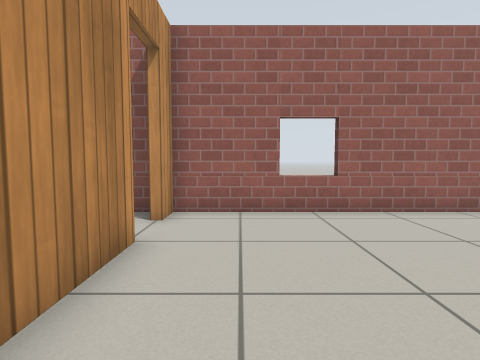
[1] (above)

24 first-person views from a walk through a world built for the Gazebo simulator. The camera is 0.72 m above the floor, tilts 4° down and sees 80° across. The floor is counted in squares, 0.5 m on a side. Each view is taken from the middle of a square. On the plan, view 1 faces up. The plan holds only what a view shows up to about 14 squares ahead; the rest is blank. The place goes on beyond the plan. Gazebo's built-in surfaces are drawn with simple patterns.

[2]
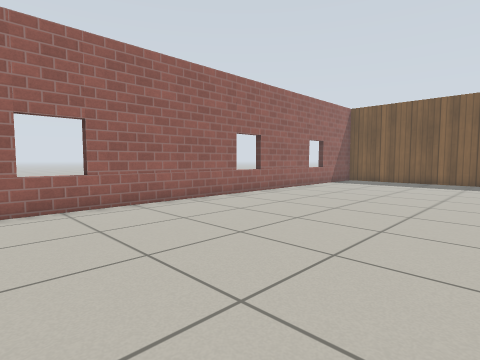

[3]
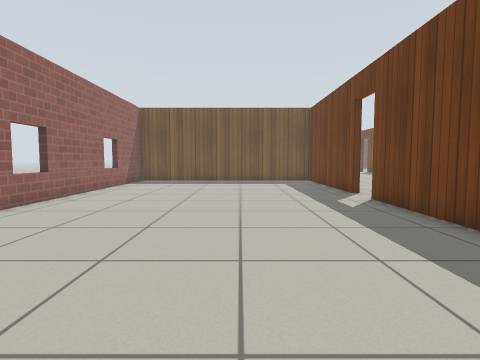

[4]
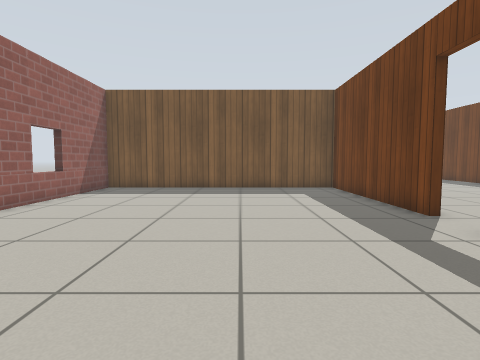

[5]
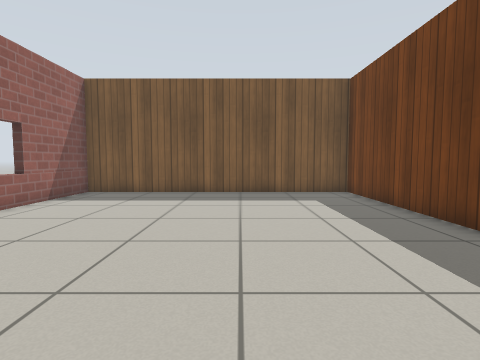

[6]
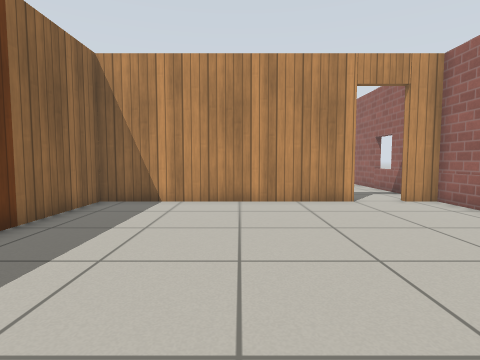

[7]
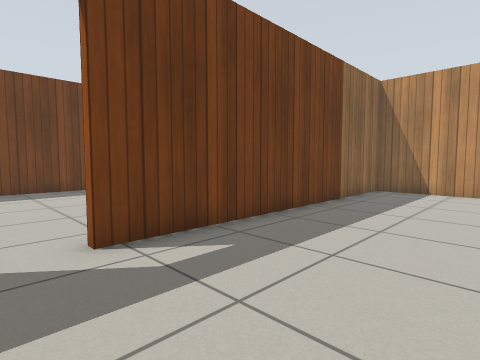

[8]
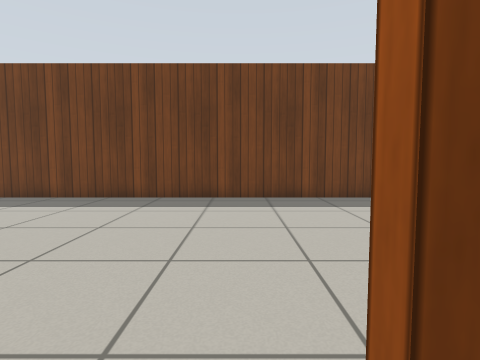

[9]
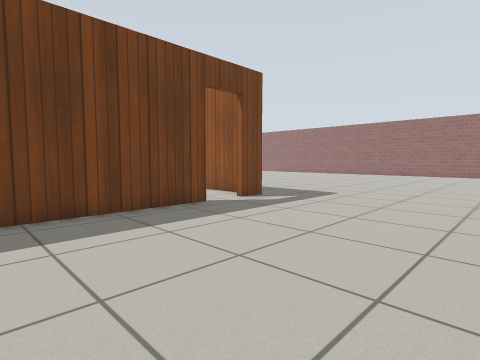

[10]
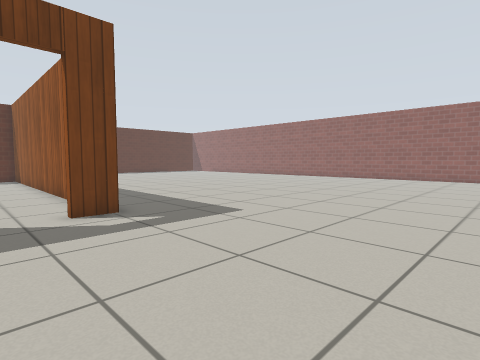

[11]
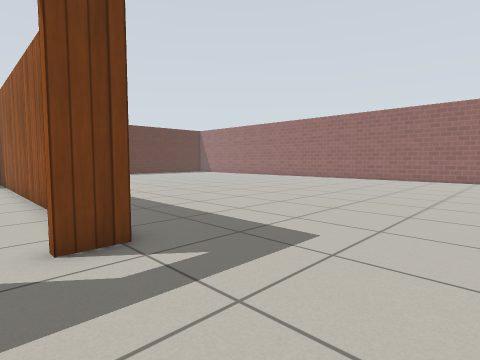

[12]
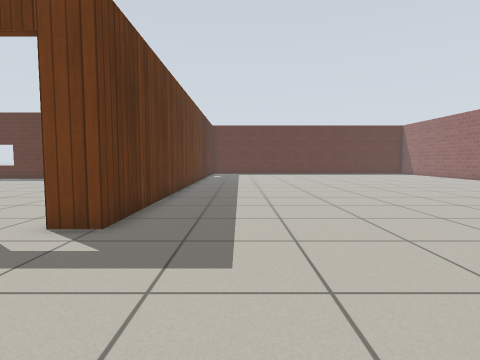

[13]
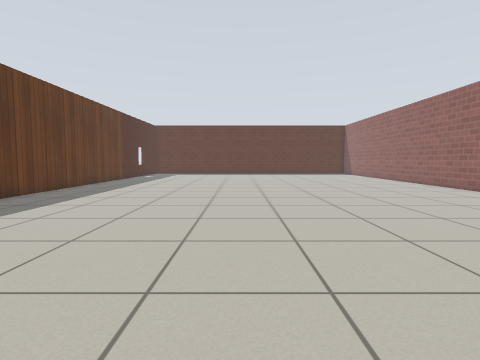

[14]
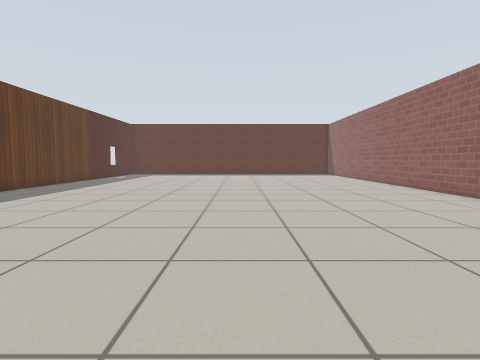

[15]
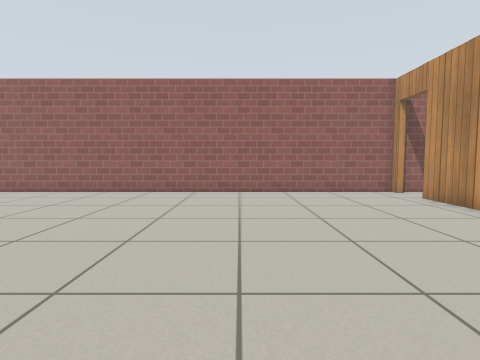

[16]
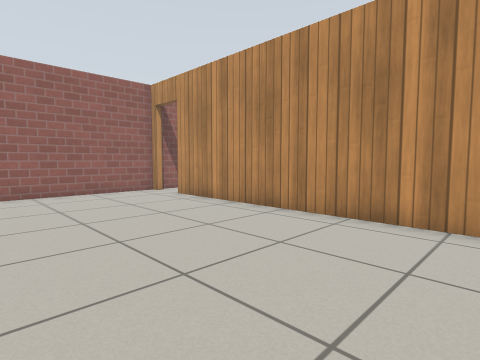

[17]
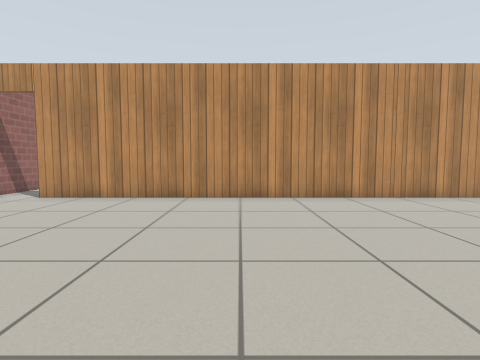

[18]
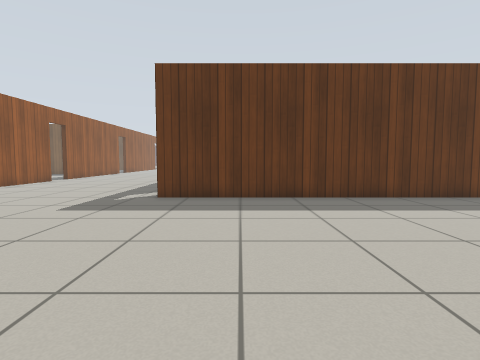

[19]
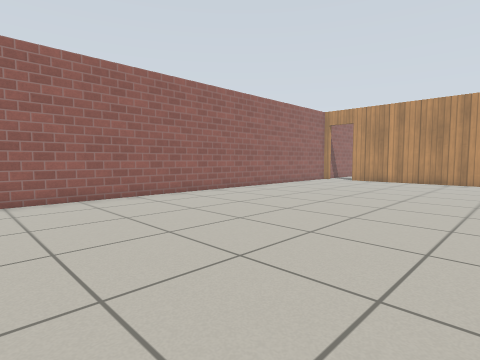

[20]
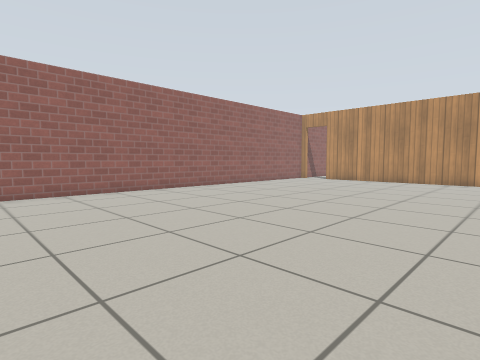

[21]
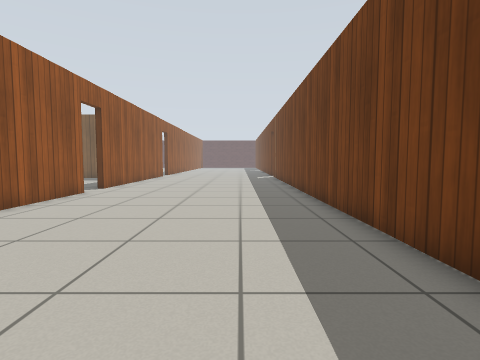

[22]
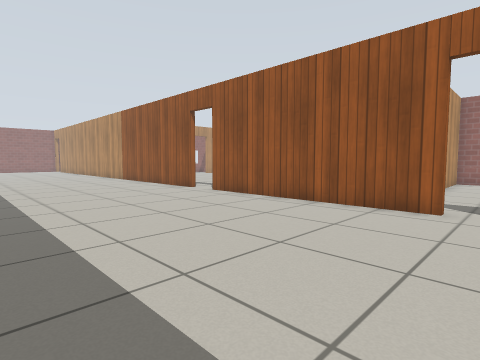

[23]
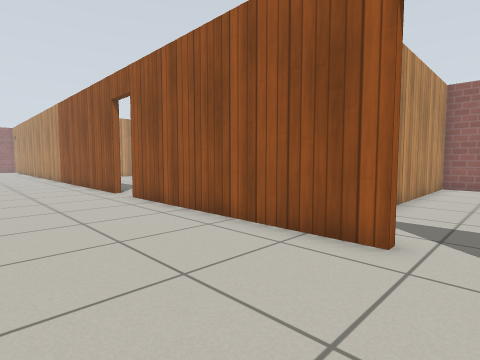

[24]
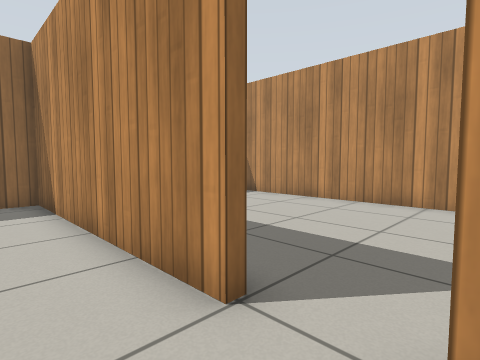

### Floor plan
Points are (right, up) in squares from view 1. A wall is a line through its corners. A room is listed if a view was taken in it or the views show most of it. See-through windows are left out.
Room 1 (views 1, 2, 3, 4, 5, 6, 7, 8, 24)
walls: (12.3, -3.8) (19.8, -3.8) (19.8, 7.8) (-1.9, 7.8) (-1.9, 6.8); (-1.9, 5) (-1.9, -3.8) (10.5, -3.8)
ways out: open door at (11.5, -4) to room 2; open door at (-2, 5.5)
Room 2 (views 9, 10, 11, 12, 13, 14, 15, 16, 17, 18, 19, 20, 21, 22, 23)
walls: (4.7, -13.8) (23, -13.8); (1.2, -4.1) (-15.8, -4.1); (1.8, -24.5) (1.8, -13.8) (3, -13.8); (10.5, -4.1) (7.7, -4.1); (-17.8, -4.1) (-17.8, -23.3); (21.5, -4.1) (12.3, -4.1)
ways out: open door at (11.5, -4) to room 1; open door at (-16.5, -4); open door at (3.5, -14); open door at (22.5, -4)

Positions as (right, up) in squares from view 1, and headings:
1: (0, 0), facing up
2: (0, -1), facing up-right
3: (0, 1), facing right
4: (5, 1), facing right
5: (7, 1), facing right
6: (8, 1), facing left
7: (12, 1), facing down-left
8: (11, -3), facing down
9: (11, -6), facing down-left
10: (5, -6), facing down-left
11: (4, -9), facing down-left
12: (-1, -8), facing down
13: (-7, -8), facing down
14: (-9, -9), facing down
15: (-5, -11), facing left
16: (-5, -11), facing up-left
17: (-8, -15), facing up
18: (-9, -17), facing right
19: (-7, -24), facing up-left
20: (-5, -24), facing up-left
21: (9, -11), facing right
22: (23, -13), facing up-left
23: (23, -9), facing up-left
24: (0, 7), facing down-left
